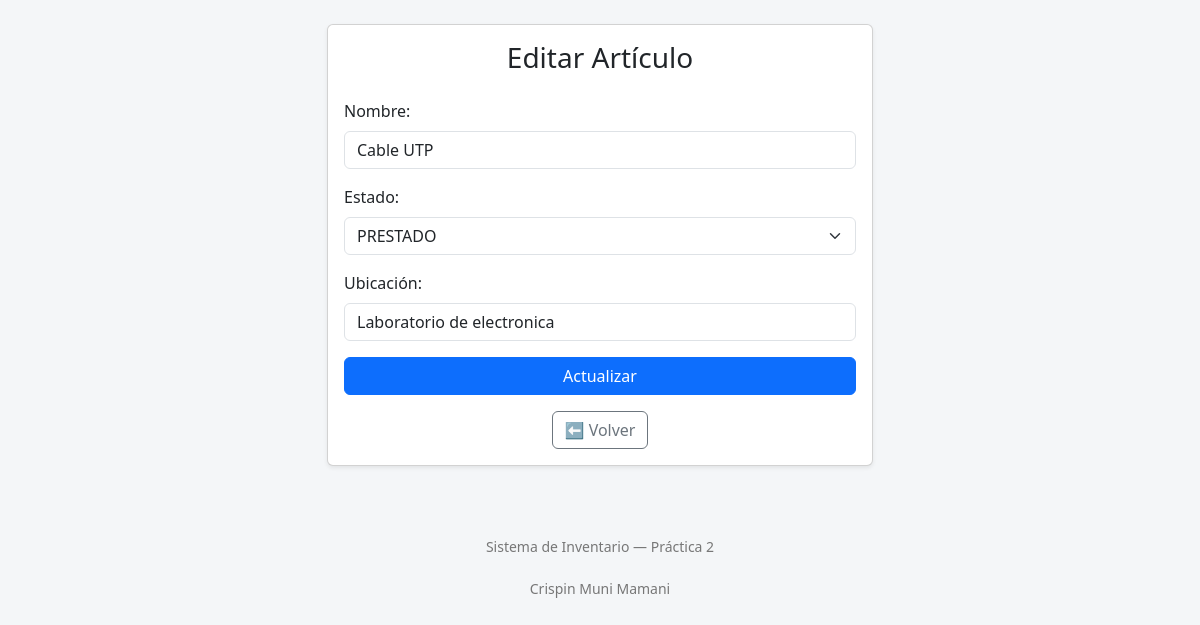
The page /editar/4 on the database its author committed.
### tables this page shows
CREATE TABLE equipos(
        id INTEGER PRIMARY KEY AUTOINCREMENT,
        nombre VARCHAR(80) NOT NULL,
        estado VARCHAR(20) CHECK(estado IN('DISPONIBLE', 'AGOTADO', 'PRESTADO', 'DAÑADO')),
        ubicacion TEXT 
    );

### app.py (the view, shortened to what this page needs)
@app.route("/editar/<int:id>", methods=["GET","POST"])
def editar(id):
    conn=get_conexion()
    equipo=conn.execute("SELECT * FROM equipos WHERE id=?",(id,)).fetchone()
    conn.close()
    return render_template("editar_articulo.html", equipo=equipo, titulo="Editar Artículo", boton="Actualizar")

### app.py (called while the page is built)
def get_conexion():
    con=sqlite3.connect('Inventarios.db')
    con.row_factory=sqlite3.Row
    return con

### templates/editar_articulo.html (shortened to what this page needs)
{% extends "base.html" %}
{% block content %}
<div class="row justify-content-center mt-4">
  <div class="col-md-6">
    <div class="card shadow-sm">
      <div class="card-body">
        <h3 class="text-center mb-4">{{ titulo }}</h3>
        <form method="POST">
          <div class="mb-3">
            <label class="form-label">Nombre:</label>
            <input type="text" name="nombre" class="form-control" value="{{ equipo.nombre if equipo else '' }}" required>
          </div>
          <div class="mb-3">
            <label class="form-label">Estado:</label>
            <select name="estado" class="form-select" required>
              <option value="PRESTADO" {% if equipo and equipo.estado == 'PRESTADO' %}selected{% endif %}>PRESTADO</option>
            </select>
          </div>
          <div class="mb-3">
            <label class="form-label">Ubicación:</label>
            <input type="text" name="ubicacion" class="form-control" value="{{ equipo.ubicacion if equipo else '' }}">
          </div>
          <button type="submit" class="btn btn-primary w-100">{{ boton }}</button>
        </form>
        <div class="text-center mt-3">
          <a href="{{ url_for('articulos') }}" class="btn btn-outline-secondary">⬅️ Volver</a>
        </div>
      </div>
    </div>
  </div>
</div>
{% endblock %}

### templates/base.html (style rules this page uses)
body { background-color: #f4f6f8; font-family: "Segoe UI", Arial, sans-serif; }

### rows shown on the page
equipos: nombre "Cable UTP", estado "PRESTADO", ubicacion "Laboratorio de electronica"

### other values the page prints
{{ titulo }} "Editar Artículo"
{{ boton }} "Actualizar"
